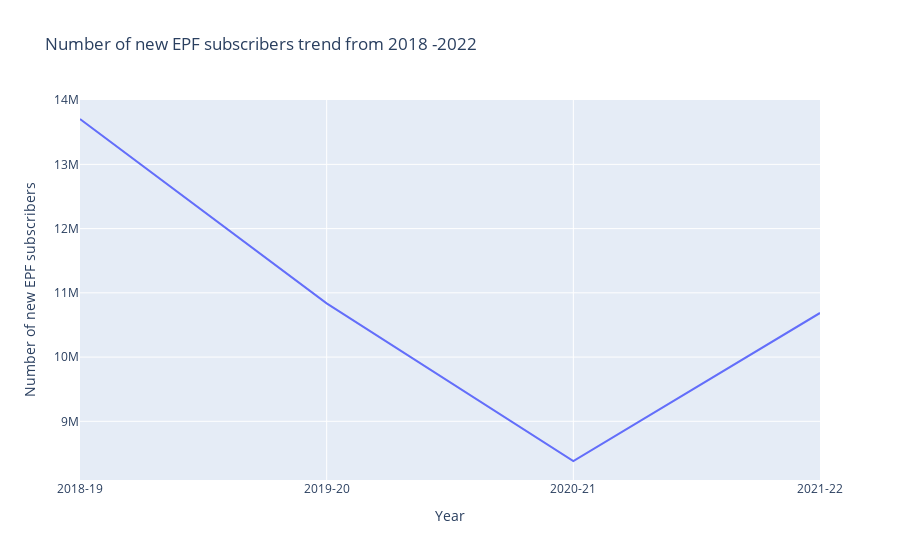

The notebook cell this image was saved under:
### Code cell
fig = px.line(df,x="Year",y="Number of new EPF subscribers",title= "Number of new EPF subscribers trend from 2018 -2022")

fig.show()

### Figure 1 — Plotly figure (JSON) as saved in the notebook; plotly's stock layout.template omitted (floating-point values rounded to 4 significant figures)
{"data": [{"hovertemplate": "Year=%{x}<br>Number of new EPF subscribers=%{y}<extra></extra>", "legendgroup": "", "line": {"color": "#636efa", "dash": "solid"}, "marker": {"symbol": "circle"}, "mode": "lines", "name": "", "orientation": "v", "showlegend": false, "type": "scatter", "x": ["2018-19", "2019-20", "2020-21", "2021-22"], "xaxis": "x", "y": [13706107, 10836109, 8382204, 10686359], "yaxis": "y"}], "layout": {"legend": {"tracegroupgap": 0}, "title": {"text": "Number of new EPF subscribers trend from 2018 -2022"}, "xaxis": {"anchor": "y", "domain": [0, 1], "title": {"text": "Year"}}, "yaxis": {"anchor": "x", "domain": [0, 1], "title": {"text": "Number of new EPF subscribers"}}}}
